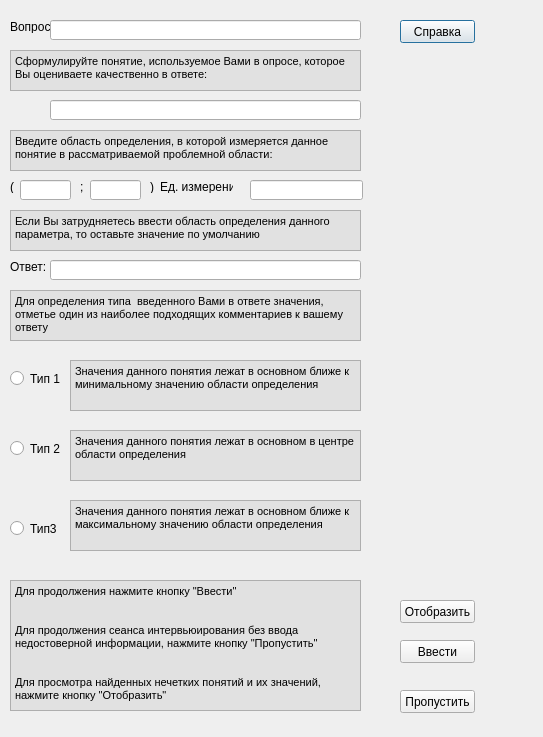
<?xml version="1.0" encoding="UTF-8"?>
<ui version="4.0">
 <class>nf</class>
 <widget class="QDialog" name="nf">
  <property name="geometry">
   <rect>
    <x>0</x>
    <y>0</y>
    <width>543</width>
    <height>737</height>
   </rect>
  </property>
  <property name="windowTitle">
   <string>Dialog</string>
  </property>
  <widget class="QLabel" name="label">
   <property name="geometry">
    <rect>
     <x>10</x>
     <y>20</y>
     <width>47</width>
     <height>13</height>
    </rect>
   </property>
   <property name="text">
    <string>Вопрос:</string>
   </property>
   <property name="textFormat">
    <enum>Qt::RichText</enum>
   </property>
  </widget>
  <widget class="QLineEdit" name="question">
   <property name="geometry">
    <rect>
     <x>50</x>
     <y>20</y>
     <width>311</width>
     <height>20</height>
    </rect>
   </property>
   <property name="text">
    <string/>
   </property>
  </widget>
  <widget class="QTextBrowser" name="textBrowser">
   <property name="geometry">
    <rect>
     <x>10</x>
     <y>50</y>
     <width>351</width>
     <height>41</height>
    </rect>
   </property>
   <property name="mouseTracking">
    <bool>false</bool>
   </property>
   <property name="styleSheet">
    <string>background-color: rgb(225, 225, 225)</string>
   </property>
   <property name="html">
    <string>&lt;!DOCTYPE HTML PUBLIC &quot;-//W3C//DTD HTML 4.0//EN&quot; &quot;http://www.w3.org/TR/REC-html40/strict.dtd&quot;&gt;
&lt;html&gt;&lt;head&gt;&lt;meta name=&quot;qrichtext&quot; content=&quot;1&quot; /&gt;&lt;style type=&quot;text/css&quot;&gt;
p, li { white-space: pre-wrap; }
&lt;/style&gt;&lt;/head&gt;&lt;body style=&quot; font-family:'MS Shell Dlg 2'; font-size:8.25pt; font-weight:400; font-style:normal;&quot;&gt;
&lt;p style=&quot; margin-top:0px; margin-bottom:0px; margin-left:0px; margin-right:0px; -qt-block-indent:0; text-indent:0px;&quot;&gt;Сформулируйте понятие, используемое Вами в опросе, которое Вы оцениваете качественно в ответе:&lt;/p&gt;&lt;/body&gt;&lt;/html&gt;</string>
   </property>
  </widget>
  <widget class="QLineEdit" name="ocenka_voprosa">
   <property name="geometry">
    <rect>
     <x>50</x>
     <y>100</y>
     <width>311</width>
     <height>20</height>
    </rect>
   </property>
  </widget>
  <widget class="QTextBrowser" name="textBrowser_2">
   <property name="geometry">
    <rect>
     <x>10</x>
     <y>130</y>
     <width>351</width>
     <height>41</height>
    </rect>
   </property>
   <property name="mouseTracking">
    <bool>false</bool>
   </property>
   <property name="styleSheet">
    <string>background-color: rgb(225, 225, 225)</string>
   </property>
   <property name="html">
    <string>&lt;!DOCTYPE HTML PUBLIC &quot;-//W3C//DTD HTML 4.0//EN&quot; &quot;http://www.w3.org/TR/REC-html40/strict.dtd&quot;&gt;
&lt;html&gt;&lt;head&gt;&lt;meta name=&quot;qrichtext&quot; content=&quot;1&quot; /&gt;&lt;style type=&quot;text/css&quot;&gt;
p, li { white-space: pre-wrap; }
&lt;/style&gt;&lt;/head&gt;&lt;body style=&quot; font-family:'MS Shell Dlg 2'; font-size:8.25pt; font-weight:400; font-style:normal;&quot;&gt;
&lt;p style=&quot; margin-top:0px; margin-bottom:0px; margin-left:0px; margin-right:0px; -qt-block-indent:0; text-indent:0px;&quot;&gt;Введите область определения, в которой измеряется данное понятие в рассматриваемой проблемной области:&lt;/p&gt;&lt;/body&gt;&lt;/html&gt;</string>
   </property>
  </widget>
  <widget class="QLabel" name="label_2">
   <property name="geometry">
    <rect>
     <x>10</x>
     <y>180</y>
     <width>4</width>
     <height>13</height>
    </rect>
   </property>
   <property name="text">
    <string>(</string>
   </property>
  </widget>
  <widget class="QLabel" name="label_3">
   <property name="geometry">
    <rect>
     <x>80</x>
     <y>180</y>
     <width>4</width>
     <height>13</height>
    </rect>
   </property>
   <property name="text">
    <string>;</string>
   </property>
  </widget>
  <widget class="QLabel" name="label_4">
   <property name="geometry">
    <rect>
     <x>160</x>
     <y>180</y>
     <width>73</width>
     <height>13</height>
    </rect>
   </property>
   <property name="text">
    <string>Ед. измерения</string>
   </property>
  </widget>
  <widget class="QLabel" name="label_5">
   <property name="geometry">
    <rect>
     <x>150</x>
     <y>180</y>
     <width>4</width>
     <height>13</height>
    </rect>
   </property>
   <property name="text">
    <string>)</string>
   </property>
  </widget>
  <widget class="QLineEdit" name="edIzmereniya">
   <property name="geometry">
    <rect>
     <x>250</x>
     <y>180</y>
     <width>113</width>
     <height>20</height>
    </rect>
   </property>
  </widget>
  <widget class="QLineEdit" name="OblastOpred1">
   <property name="geometry">
    <rect>
     <x>20</x>
     <y>180</y>
     <width>51</width>
     <height>20</height>
    </rect>
   </property>
  </widget>
  <widget class="QLineEdit" name="OblastOpred2">
   <property name="geometry">
    <rect>
     <x>90</x>
     <y>180</y>
     <width>51</width>
     <height>20</height>
    </rect>
   </property>
  </widget>
  <widget class="QTextBrowser" name="textBrowser_3">
   <property name="geometry">
    <rect>
     <x>10</x>
     <y>210</y>
     <width>351</width>
     <height>41</height>
    </rect>
   </property>
   <property name="mouseTracking">
    <bool>false</bool>
   </property>
   <property name="styleSheet">
    <string>background-color: rgb(225, 225, 225)</string>
   </property>
   <property name="html">
    <string>&lt;!DOCTYPE HTML PUBLIC &quot;-//W3C//DTD HTML 4.0//EN&quot; &quot;http://www.w3.org/TR/REC-html40/strict.dtd&quot;&gt;
&lt;html&gt;&lt;head&gt;&lt;meta name=&quot;qrichtext&quot; content=&quot;1&quot; /&gt;&lt;style type=&quot;text/css&quot;&gt;
p, li { white-space: pre-wrap; }
&lt;/style&gt;&lt;/head&gt;&lt;body style=&quot; font-family:'MS Shell Dlg 2'; font-size:8.25pt; font-weight:400; font-style:normal;&quot;&gt;
&lt;p style=&quot; margin-top:0px; margin-bottom:0px; margin-left:0px; margin-right:0px; -qt-block-indent:0; text-indent:0px;&quot;&gt;Если Вы затрудняетесь ввести область определения данного параметра, то оставьте значение по умолчанию&lt;/p&gt;&lt;/body&gt;&lt;/html&gt;</string>
   </property>
  </widget>
  <widget class="QLineEdit" name="answer">
   <property name="geometry">
    <rect>
     <x>50</x>
     <y>260</y>
     <width>311</width>
     <height>20</height>
    </rect>
   </property>
   <property name="text">
    <string/>
   </property>
  </widget>
  <widget class="QLabel" name="label_6">
   <property name="geometry">
    <rect>
     <x>10</x>
     <y>260</y>
     <width>47</width>
     <height>13</height>
    </rect>
   </property>
   <property name="text">
    <string>Ответ:</string>
   </property>
   <property name="textFormat">
    <enum>Qt::RichText</enum>
   </property>
  </widget>
  <widget class="QTextBrowser" name="textBrowser_4">
   <property name="geometry">
    <rect>
     <x>10</x>
     <y>290</y>
     <width>351</width>
     <height>51</height>
    </rect>
   </property>
   <property name="mouseTracking">
    <bool>false</bool>
   </property>
   <property name="styleSheet">
    <string>background-color: rgb(225, 225, 225)</string>
   </property>
   <property name="html">
    <string>&lt;!DOCTYPE HTML PUBLIC &quot;-//W3C//DTD HTML 4.0//EN&quot; &quot;http://www.w3.org/TR/REC-html40/strict.dtd&quot;&gt;
&lt;html&gt;&lt;head&gt;&lt;meta name=&quot;qrichtext&quot; content=&quot;1&quot; /&gt;&lt;style type=&quot;text/css&quot;&gt;
p, li { white-space: pre-wrap; }
&lt;/style&gt;&lt;/head&gt;&lt;body style=&quot; font-family:'MS Shell Dlg 2'; font-size:8.25pt; font-weight:400; font-style:normal;&quot;&gt;
&lt;p style=&quot; margin-top:0px; margin-bottom:0px; margin-left:0px; margin-right:0px; -qt-block-indent:0; text-indent:0px;&quot;&gt;Для определения типа  введенного Вами в ответе значения, отметье один из наиболее подходящих комментариев к вашему ответу&lt;/p&gt;&lt;/body&gt;&lt;/html&gt;</string>
   </property>
  </widget>
  <widget class="QRadioButton" name="type1">
   <property name="geometry">
    <rect>
     <x>10</x>
     <y>370</y>
     <width>50</width>
     <height>17</height>
    </rect>
   </property>
   <property name="text">
    <string>Тип 1</string>
   </property>
   <property name="checkable">
    <bool>true</bool>
   </property>
   <property name="checked">
    <bool>false</bool>
   </property>
  </widget>
  <widget class="QRadioButton" name="type2">
   <property name="geometry">
    <rect>
     <x>10</x>
     <y>440</y>
     <width>82</width>
     <height>17</height>
    </rect>
   </property>
   <property name="autoFillBackground">
    <bool>false</bool>
   </property>
   <property name="text">
    <string>Тип 2</string>
   </property>
   <property name="checkable">
    <bool>true</bool>
   </property>
   <property name="checked">
    <bool>false</bool>
   </property>
  </widget>
  <widget class="QRadioButton" name="type3">
   <property name="geometry">
    <rect>
     <x>10</x>
     <y>520</y>
     <width>82</width>
     <height>17</height>
    </rect>
   </property>
   <property name="text">
    <string>Тип3</string>
   </property>
  </widget>
  <widget class="QTextBrowser" name="textBrowser_5">
   <property name="geometry">
    <rect>
     <x>70</x>
     <y>360</y>
     <width>291</width>
     <height>51</height>
    </rect>
   </property>
   <property name="mouseTracking">
    <bool>false</bool>
   </property>
   <property name="styleSheet">
    <string>background-color: rgb(225, 225, 225)</string>
   </property>
   <property name="html">
    <string>&lt;!DOCTYPE HTML PUBLIC &quot;-//W3C//DTD HTML 4.0//EN&quot; &quot;http://www.w3.org/TR/REC-html40/strict.dtd&quot;&gt;
&lt;html&gt;&lt;head&gt;&lt;meta name=&quot;qrichtext&quot; content=&quot;1&quot; /&gt;&lt;style type=&quot;text/css&quot;&gt;
p, li { white-space: pre-wrap; }
&lt;/style&gt;&lt;/head&gt;&lt;body style=&quot; font-family:'MS Shell Dlg 2'; font-size:8.25pt; font-weight:400; font-style:normal;&quot;&gt;
&lt;p style=&quot; margin-top:0px; margin-bottom:0px; margin-left:0px; margin-right:0px; -qt-block-indent:0; text-indent:0px;&quot;&gt;Значения данного понятия лежат в основном ближе к минимальному значению области определения&lt;/p&gt;&lt;/body&gt;&lt;/html&gt;</string>
   </property>
  </widget>
  <widget class="QTextBrowser" name="textBrowser_6">
   <property name="geometry">
    <rect>
     <x>70</x>
     <y>430</y>
     <width>291</width>
     <height>51</height>
    </rect>
   </property>
   <property name="mouseTracking">
    <bool>false</bool>
   </property>
   <property name="styleSheet">
    <string>background-color: rgb(225, 225, 225)</string>
   </property>
   <property name="html">
    <string>&lt;!DOCTYPE HTML PUBLIC &quot;-//W3C//DTD HTML 4.0//EN&quot; &quot;http://www.w3.org/TR/REC-html40/strict.dtd&quot;&gt;
&lt;html&gt;&lt;head&gt;&lt;meta name=&quot;qrichtext&quot; content=&quot;1&quot; /&gt;&lt;style type=&quot;text/css&quot;&gt;
p, li { white-space: pre-wrap; }
&lt;/style&gt;&lt;/head&gt;&lt;body style=&quot; font-family:'MS Shell Dlg 2'; font-size:8.25pt; font-weight:400; font-style:normal;&quot;&gt;
&lt;p style=&quot; margin-top:0px; margin-bottom:0px; margin-left:0px; margin-right:0px; -qt-block-indent:0; text-indent:0px;&quot;&gt;Значения данного понятия лежат в основном в центре области определения&lt;/p&gt;&lt;/body&gt;&lt;/html&gt;</string>
   </property>
  </widget>
  <widget class="QTextBrowser" name="textBrowser_7">
   <property name="geometry">
    <rect>
     <x>70</x>
     <y>500</y>
     <width>291</width>
     <height>51</height>
    </rect>
   </property>
   <property name="mouseTracking">
    <bool>false</bool>
   </property>
   <property name="styleSheet">
    <string>background-color: rgb(225, 225, 225)</string>
   </property>
   <property name="html">
    <string>&lt;!DOCTYPE HTML PUBLIC &quot;-//W3C//DTD HTML 4.0//EN&quot; &quot;http://www.w3.org/TR/REC-html40/strict.dtd&quot;&gt;
&lt;html&gt;&lt;head&gt;&lt;meta name=&quot;qrichtext&quot; content=&quot;1&quot; /&gt;&lt;style type=&quot;text/css&quot;&gt;
p, li { white-space: pre-wrap; }
&lt;/style&gt;&lt;/head&gt;&lt;body style=&quot; font-family:'MS Shell Dlg 2'; font-size:8.25pt; font-weight:400; font-style:normal;&quot;&gt;
&lt;p style=&quot; margin-top:0px; margin-bottom:0px; margin-left:0px; margin-right:0px; -qt-block-indent:0; text-indent:0px;&quot;&gt;Значения данного понятия лежат в основном ближе к максимальному значению области определения&lt;/p&gt;&lt;/body&gt;&lt;/html&gt;</string>
   </property>
  </widget>
  <widget class="QTextBrowser" name="textBrowser_8">
   <property name="geometry">
    <rect>
     <x>10</x>
     <y>580</y>
     <width>351</width>
     <height>131</height>
    </rect>
   </property>
   <property name="mouseTracking">
    <bool>false</bool>
   </property>
   <property name="styleSheet">
    <string>background-color: rgb(225, 225, 225)</string>
   </property>
   <property name="html">
    <string>&lt;!DOCTYPE HTML PUBLIC &quot;-//W3C//DTD HTML 4.0//EN&quot; &quot;http://www.w3.org/TR/REC-html40/strict.dtd&quot;&gt;
&lt;html&gt;&lt;head&gt;&lt;meta name=&quot;qrichtext&quot; content=&quot;1&quot; /&gt;&lt;style type=&quot;text/css&quot;&gt;
p, li { white-space: pre-wrap; }
&lt;/style&gt;&lt;/head&gt;&lt;body style=&quot; font-family:'MS Shell Dlg 2'; font-size:8.25pt; font-weight:400; font-style:normal;&quot;&gt;
&lt;p style=&quot; margin-top:0px; margin-bottom:0px; margin-left:0px; margin-right:0px; -qt-block-indent:0; text-indent:0px;&quot;&gt;Для продолжения нажмите кнопку &amp;quot;Ввести&amp;quot;&lt;/p&gt;
&lt;p style=&quot;-qt-paragraph-type:empty; margin-top:0px; margin-bottom:0px; margin-left:0px; margin-right:0px; -qt-block-indent:0; text-indent:0px;&quot;&gt;&lt;br /&gt;&lt;/p&gt;
&lt;p style=&quot;-qt-paragraph-type:empty; margin-top:0px; margin-bottom:0px; margin-left:0px; margin-right:0px; -qt-block-indent:0; text-indent:0px;&quot;&gt;&lt;br /&gt;&lt;/p&gt;
&lt;p style=&quot; margin-top:0px; margin-bottom:0px; margin-left:0px; margin-right:0px; -qt-block-indent:0; text-indent:0px;&quot;&gt;Для продолжения сеанса интервьюирования без ввода недостоверной информации, нажмите кнопку &amp;quot;Пропустить&amp;quot;&lt;/p&gt;
&lt;p style=&quot;-qt-paragraph-type:empty; margin-top:0px; margin-bottom:0px; margin-left:0px; margin-right:0px; -qt-block-indent:0; text-indent:0px;&quot;&gt;&lt;br /&gt;&lt;/p&gt;
&lt;p style=&quot;-qt-paragraph-type:empty; margin-top:0px; margin-bottom:0px; margin-left:0px; margin-right:0px; -qt-block-indent:0; text-indent:0px;&quot;&gt;&lt;br /&gt;&lt;/p&gt;
&lt;p style=&quot; margin-top:0px; margin-bottom:0px; margin-left:0px; margin-right:0px; -qt-block-indent:0; text-indent:0px;&quot;&gt;Для просмотра найденных нечетких понятий и их значений, нажмите кнопку &amp;quot;Отобразить&amp;quot;&lt;/p&gt;&lt;/body&gt;&lt;/html&gt;</string>
   </property>
  </widget>
  <widget class="QPushButton" name="Bhelp">
   <property name="geometry">
    <rect>
     <x>400</x>
     <y>20</y>
     <width>75</width>
     <height>23</height>
    </rect>
   </property>
   <property name="text">
    <string>Справка</string>
   </property>
  </widget>
  <widget class="QPushButton" name="Botobrazhit">
   <property name="geometry">
    <rect>
     <x>400</x>
     <y>600</y>
     <width>75</width>
     <height>23</height>
    </rect>
   </property>
   <property name="text">
    <string>Отобразить</string>
   </property>
  </widget>
  <widget class="QPushButton" name="Binput">
   <property name="geometry">
    <rect>
     <x>400</x>
     <y>640</y>
     <width>75</width>
     <height>23</height>
    </rect>
   </property>
   <property name="text">
    <string>Ввести</string>
   </property>
  </widget>
  <widget class="QPushButton" name="Bskip">
   <property name="geometry">
    <rect>
     <x>400</x>
     <y>690</y>
     <width>75</width>
     <height>23</height>
    </rect>
   </property>
   <property name="text">
    <string>Пропустить</string>
   </property>
  </widget>
 </widget>
 <resources/>
 <connections/>
</ui>
